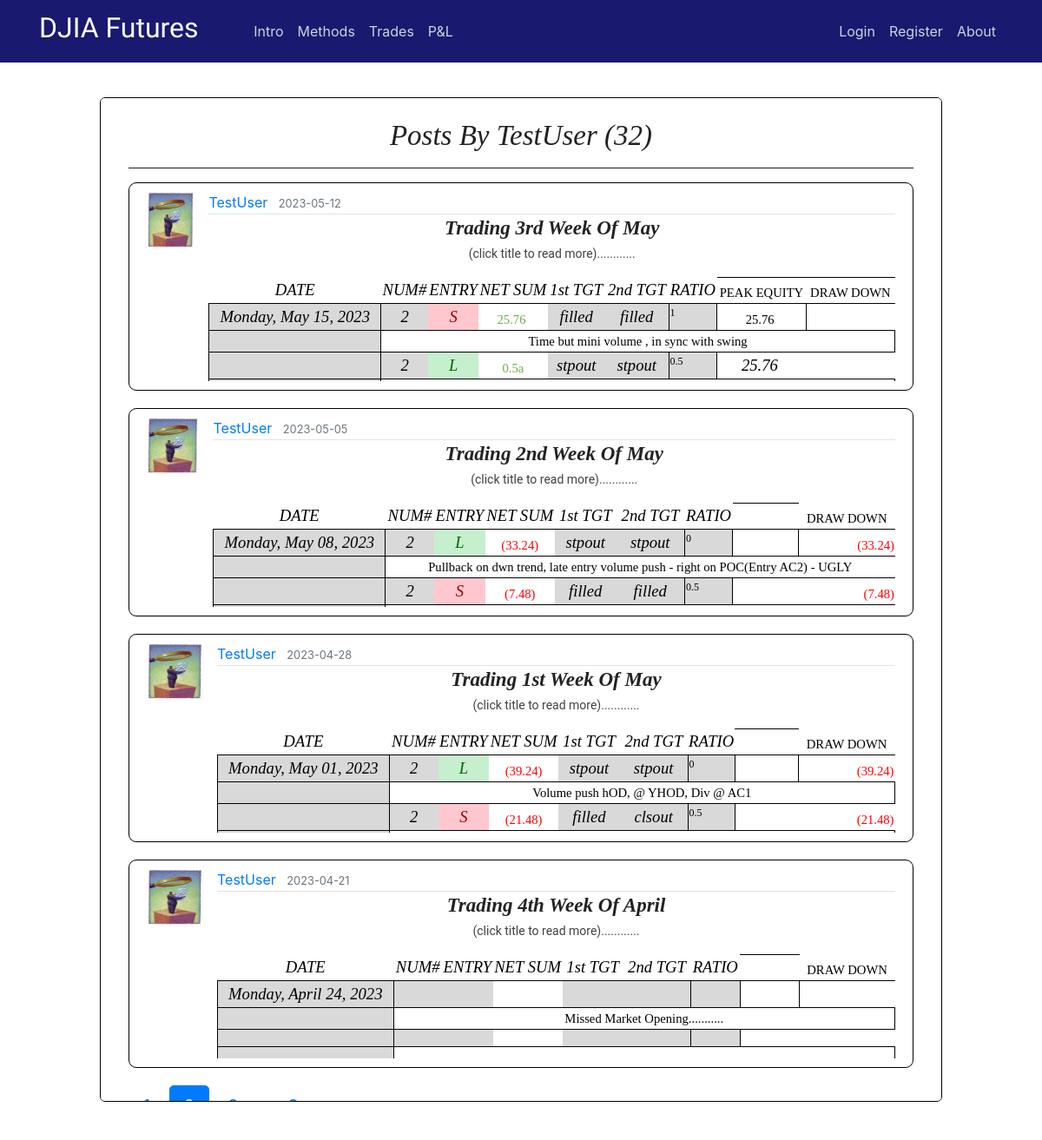
The app's page /user/TestUser?page=2 with its own data.
### flaskblog/models.py (models this page shows, shortened)
class User(db.Model, UserMixin):
    id = db.Column(db.Integer, primary_key=True)
    username = db.Column(db.String(20), unique=True, nullable=False)
    email = db.Column(db.String(120), unique=True, nullable=False)
    image_file = db.Column(db.String(20), nullable=False, default='default.jpg')
    password = db.Column(db.String(60), nullable=False)
    posts = db.relationship('Post', backref='author', lazy=True)

class Post(db.Model):
    id = db.Column(db.Integer, primary_key=True)
    title = db.Column(db.String(100), nullable=False)
    date_posted = db.Column(db.DateTime, nullable=False, default=datetime.utcnow)
    content = db.Column(db.Text, nullable=False)
    user_id = db.Column(db.Integer, db.ForeignKey('user.id'), nullable=False)
    teaser_title = db.Column(db.Text, nullable=True)
    teaser_details = db.Column(db.Text, nullable=True)
    teaser_caption = db.Column(db.Text, nullable=True)
    teaser_img = db.Column(db.Text, nullable=True)
    teaser_content = db.Column(db.Text, nullable=True)
    teaser_wkid = db.Column(db.Text, nullable=True)

### flaskblog/users/routes.py (the view)
@users.route("/user/<string:username>")
def user_posts(username):
    page = request.args.get('page', 1, type=int)
    user = User.query.filter_by(username=username).first_or_404()
    posts = Post.query.filter_by(author=user)\
        .order_by(Post.date_posted.desc())\
        .paginate(page=page, per_page=4)
    return render_template('user_posts.html', posts=posts, user=user)

### flaskblog/templates/user_posts.html
{% extends "layout.html" %}
{% block content %}
<div class="intro-page" style="height: 77vh;overflow: auto;">
  <div class="intro-inner-div" style="height:auto;background-color:white;border-radius:5px;">
    <center><br><h1 class="hero-header">Posts by {{ user.username }} ({{ posts.total }})</h1><hr></center>
    {% for post in posts.items %}
        <article class="media content-section" style="max-height:280px;">
          <img class="article-img" src="{{ url_for('static', filename='profile_pics/' + post.author.image_file) }}">
          <div class="media-body">
            <div class="article-metadata">
              <a class="mr-2" href="{{ url_for('users.user_posts', username=post.author.username) }}">{{ post.author.username }}</a>
              <small class="text-muted">{{ post.date_posted.strftime('%Y-%m-%d') }}</small>
            </div>
            <center><a href="{{ url_for('posts.post', post_id=post.id) }}"><h3 class="hero-header"><b>{{ post.title }}</b></h3></a>
            <p class="teaser-content" >(click title to read more)............</p></center>
            <p class="teaser-content" ><div style="overflow:hidden;max-height:120px;">
              {{ post.content|safe }}
            </p>
        </article>
    {% endfor %}
    {% for page_num in posts.iter_pages(left_edge=1, right_edge=1, left_current=1, right_current=2) %}
      {% if page_num %}
        {% if posts.page == page_num %}
          <a class="btn btn-primary btn-lg mb-8" href="{{ url_for('users.user_posts', username=user.username, page=page_num) }}">{{ page_num }}</a>
        {% else %}
          <a class="btn btn-primary-info btn-lg mb-8" href="{{ url_for('users.user_posts', username=user.username, page=page_num) }}">{{ page_num }}</a>
        {% endif %}
      {% else %}
        ...
      {% endif %}
    {% endfor %}
  </div>
</div>
{% endblock content %}

### flaskblog/static/main.css (style rules this page uses)
body { margin-top: 5rem; }
.intro-page { border-radius: 6px; border: 1px solid black; background-color: white; padding-right: 12px; padding-left: 12px; }
.intro-inner-div { height: 75vh; overflow: auto; padding-right: 20px; padding-left: 20px; }
hr { margin-top: 1rem; margin-bottom: 1rem; border: 0; border-top: 1px solid rgba(0, 0, 0, 0.89); }
p.teaser-content { color: #414141; font-size: 14px; font-family: 'Roboto', Arial, 'Helvetica Neue', Helvetica, sans-serif; line-height: 1.5; }
.content-section { background: #ffffff; padding: 10px 20px; border: 1px solid #000000; border-radius: 9px; margin-bottom: 20px; }
.article-img { height: 65px; width: 65px; margin-right: 16px; }
.article-metadata { padding-bottom: 1px; margin-bottom: 4px; border-bottom: 1px solid #e3e3e3 }

### flaskblog/static/study.css (style rules this page uses)
h1.hero-header { color: #222; text-transform: capitalize; font-weight: 400; font-style: italic; font-size: 28px; font-family: Baskerville, 'Baskerville Old Face', 'Hoefler Text', Garamond, 'Times New Roman', serif; }
h3.hero-header { color: #222; text-transform: capitalize; font-weight: 400; font-style: italic; font-size: 28px; font-family: Baskerville, 'Baskerville Old Face', 'Hoefler Text', Garamond, 'Times New Roman', serif; }
h3 { font-weight: 700; line-height: 1; }
@media screen and (min-width: 25rem) { h1.hero-header { font-size: 33px; } }
@media screen and (min-width: 25rem) { h3.hero-header { font-size: 23px; } }

### flaskblog/static/modal.css (style rules this page uses)
img { margin-bottom: -4px; }

### flaskblog/static/stylesheet.css (style rules this page uses)
tr { mso-height-source:auto; mso-ruby-visibility:none; }
col { mso-width-source:auto; mso-ruby-visibility:none; }
td { mso-style-parent:style0; padding-top:1px; padding-right:1px; padding-left:1px; mso-ignore:padding; mso-number-format:"General"; text-align:general; vertical-align:bottom; white-space:nowrap; mso-rotate:0; mso-pattern:auto; mso-background-source:auto; color:#000000; font-size:11.0pt; font-weight:400; font-style:normal; text-decoration:none; font-family:Calibri; mso-generic-font-family:auto; mso-font-charset:134; border:none; mso-protection:locked visible; }
.xl65 { mso-style-parent:style0; text-align:center; mso-pattern:auto none; background:#FFFFFF; font-size:14.0pt; font-style:italic; mso-font-charset:134; border-bottom:.5pt solid windowtext; }
.xl66 { mso-style-parent:style0; text-align:center; mso-pattern:auto none; background:#FFFFFF; font-size:14.0pt; font-style:italic; mso-font-charset:134; border-top:.5pt solid windowtext; border-bottom:.5pt solid windowtext; }
.xl67 { mso-style-parent:style0; mso-number-format:"0\.00_\)\;\[Red\]\\\(0\.00\\\)"; mso-font-charset:134; }
.xl68 { mso-style-parent:style0; text-align:center; mso-pattern:auto none; background:#D9D9D9; font-size:14.0pt; font-style:italic; mso-font-charset:134; border:.5pt solid windowtext; }
.xl69 { mso-style-parent:style0; text-align:center; mso-pattern:auto none; background:#D9D9D9; font-size:14.0pt; font-style:italic; mso-font-charset:134; border-top:.5pt solid windowtext; border-bottom:.5pt solid windowtext; }
.xl70 { mso-style-parent:style0; mso-number-format:"0\.00_\)\;\[Red\]\\\(0\.00\\\)"; text-align:center; mso-pattern:auto none; background:#D9D9D9; font-size:14.0pt; font-style:italic; mso-font-charset:134; border-top:.5pt solid windowtext; border-bottom:.5pt solid windowtext; }
.xl71 { mso-style-parent:style0; mso-number-format:"\[$-F800\]dddd\\\,\\ mmmm\\ dd\\\,\\ yyyy"; text-align:center; mso-font-charset:134; }
.xl72 { mso-style-parent:style0; mso-number-format:"0"; text-align:left; vertical-align:top; mso-pattern:auto none; background:#D9D9D9; font-size:9.0pt; font-family:Comic Sans MS; mso-font-charset:134; border-left:.5pt solid windowtext; border-right:.5pt solid windowtext; border-bottom:.5pt solid windowtext; }
.xl73 { mso-style-parent:style0; mso-number-format:"0"; text-align:center; mso-font-charset:134; border:.5pt solid windowtext; }
.xl74 { mso-style-parent:style0; text-align:center; mso-font-charset:134; border:.5pt solid windowtext; }

### records on screen
User: username "TestUser"
Post: image_file (picture), author.username "TestUser", date_posted "2023-05-12", title "Trading 3rd Week Of May", content "DATE NUM# ENTRY NET SUM 1st TGT 2nd TGT RATIO PEAK EQUITY DRAW DOWN Monday, May 15, 2023 2 S 25.76 filled filled 1 25.76 Time but mini volume , in sync with swing 2 L 0.5a stpout stpout 0.5 25.76"
Post: image_file (picture), author.username "TestUser", date_posted "2023-05-05", title "Trading 2nd Week Of May", content "DATE NUM# ENTRY NET SUM 1st TGT 2nd TGT RATIO DRAW DOWN Monday, May 08, 2023 2 L (33.24) stpout stpout 0 (33.24) Pullback on dwn trend, late entry volume push - right on POC(Entry AC2) - UGLY 2 S (7.48) filled filled 0.5 (7.48)"
Post: image_file (picture), author.username "TestUser", date_posted "2023-04-28", title "Trading 1st Week Of May", content "DATE NUM# ENTRY NET SUM 1st TGT 2nd TGT RATIO DRAW DOWN Monday, May 01, 2023 2 L (39.24) stpout stpout 0 (39.24) Volume push hOD, @ YHOD, Div @ AC1 2 S (21.48) filled clsout 0.5 (21.48)"
Post: image_file (picture), author.username "TestUser", date_posted "2023-04-21", title "Trading 4th Week Of April", content "DATE NUM# ENTRY NET SUM 1st TGT 2nd TGT RATIO DRAW DOWN Monday, April 24, 2023 Missed Market Opening..........."

### other values on screen
{{ posts.total }} "32"
